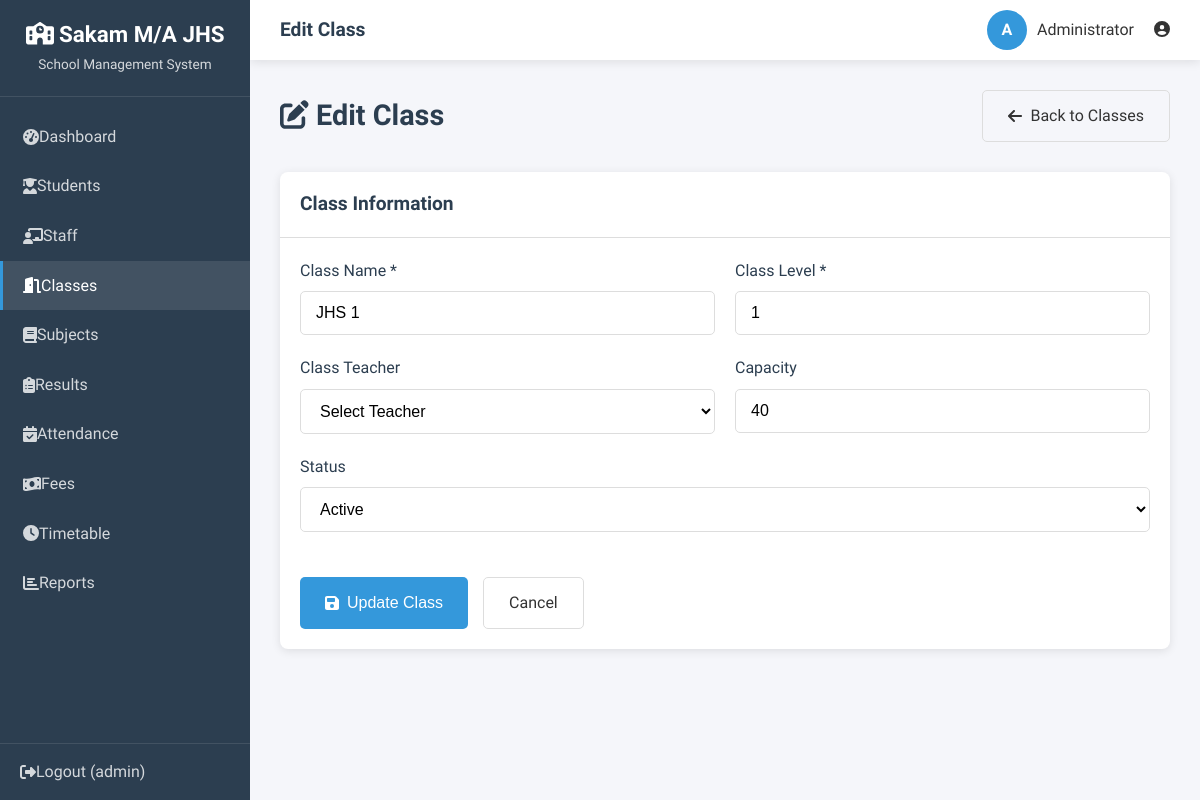
/admin/edit_class.php?id=1 (signed in), run on the app's committed database.
### tables this page shows
CREATE TABLE IF NOT EXISTS classes (
    id INT AUTO_INCREMENT PRIMARY KEY,
    class_name VARCHAR(50) NOT NULL UNIQUE,
    class_level INT NOT NULL,
    teacher_id INT,
    capacity INT DEFAULT 40,
    status ENUM('Active','Inactive') DEFAULT 'Active',
    created_at TIMESTAMP DEFAULT CURRENT_TIMESTAMP,
    FOREIGN KEY (teacher_id) REFERENCES teachers(id) ON DELETE SET NULL
);

### includes/db.php (called while the page is built, shortened)
<?php
require_once dirname(__DIR__) . '/config.php';
function getDB() {
    static $db = null;
    if ($db === null) {
        $db = new mysqli(DB_HOST, DB_USER, DB_PASS, DB_NAME);
        $db->set_charset("utf8mb4");
    }
    return $db;
}
function executeQuery($sql, $params = []) {
    $db = getDB();
    $stmt = $db->prepare($sql);
    if (!empty($params)) {
        $types = str_repeat('s', count($params));
        $stmt->bind_param($types, ...$params);
    }
    $stmt->execute();
    return $stmt;
}
function fetchOne($sql, $params = []) {
    $stmt = executeQuery($sql, $params);
    $result = $stmt->get_result();
    $row = $result->fetch_assoc();
    return $row;
}

### config.php (called while the page is built, shortened)
<?php
function escapeHTML($input) {
    return htmlspecialchars($input, ENT_QUOTES, 'UTF-8');
}

### admin/edit_class.php (the view, shortened to what this page needs)
<?php
$classId = isset($_GET['id']) ? (int)$_GET['id'] : 0;
$class = fetchOne("SELECT * FROM classes WHERE id = ?", [$classId]);
include '../includes/header.php';
?>
<div class="page-header">
    <h1><i class="fas fa-edit"></i> Edit Class</h1>
    <a href="classes.php" class="btn btn-outline">
        <i class="fas fa-arrow-left"></i> Back to Classes
    </a>
</div>
<div class="card">
    <div class="card-header">
        <h3>Class Information</h3>
    </div>
    <div class="card-body">
        <form method="POST" action="" data-validate>
            <div class="form-row">
                <div class="form-group">
                    <label for="class_name">Class Name *</label>
                    <input type="text" id="class_name" name="class_name" class="form-control"
                           value="<?php echo escapeHTML($class['class_name']); ?>" required>
                </div>
                <div class="form-group">
                    <label for="class_level">Class Level *</label>
                    <input type="number" id="class_level" name="class_level" class="form-control"
                           value="<?php echo $class['class_level']; ?>" min="1" max="12" required>
                </div>
            </div>
            <div class="form-row">
                <div class="form-group">
                    <label for="teacher_id">Class Teacher</label>
                    <select id="teacher_id" name="teacher_id" class="form-control">
                        <option value="">Select Teacher</option>
                    </select>
                </div>
                <div class="form-group">
                    <label for="capacity">Capacity</label>
                    <input type="number" id="capacity" name="capacity" class="form-control"
                           value="<?php echo $class['capacity']; ?>" min="1" max="100">
                </div>
            </div>
            <div class="form-row">
                <div class="form-group">
                    <label for="status">Status</label>
                    <select id="status" name="status" class="form-control">
                        <option value="Active" <?php echo $class['status'] === 'Active' ? 'selected' : ''; ?>>Active</option>
                    </select>
                </div>
            </div>
            <div class="form-actions">
                <button type="submit" class="btn btn-primary">
                    <i class="fas fa-save"></i> Update Class
                </button>
                <a href="classes.php" class="btn btn-outline">
                    Cancel
                </a>
            </div>
        </form>
    </div>
</div>
<?php
include '../includes/footer.php';
?>

### css/style.css (style rules this page uses)
:root { --primary-color: #2c3e50; --secondary-color: #3498db; --accent-color: #e74c3c; --success-color: #27ae60; --warning-color: #f39c12; --danger-color: #c0392b; --light-color: #ecf0f1; --dark-color: #2c3e50; --text-color: #333; --text-muted: #7f8c8d; --border-color: #ddd; --shadow: 0 2px 10px rgba(0, 0, 0, 0.1); --transition: all 0.3s ease; --sidebar-width: 250px; --header-height: 60px; }
* { margin: 0; padding: 0; box-sizing: border-box; }
html { font-size: 16px; scroll-behavior: smooth; }
body { font-family: 'Segoe UI', Tahoma, Geneva, Verdana, sans-serif; line-height: 1.6; color: var(--text-color); background-color: #f5f6fa; min-height: 100vh; }
a { text-decoration: none; color: inherit; }
h1, h2, h3, h4, h5, h6 { font-weight: 600; line-height: 1.3; color: var(--dark-color); }
.page-header { display: flex; justify-content: space-between; align-items: center; margin-bottom: 30px; }
.page-header h1 { font-size: 1.8rem; }
.card { background: white; border-radius: 8px; box-shadow: var(--shadow); overflow: hidden; margin-bottom: 25px; }
.card-header { padding: 20px; border-bottom: 1px solid var(--border-color); display: flex; justify-content: space-between; align-items: center; }
.card-header h3 { font-size: 1.2rem; }
.card-body { padding: 20px; }
.form-group { margin-bottom: 20px; }
.form-group label { display: block; margin-bottom: 8px; font-weight: 500; color: var(--dark-color); }
.form-control { width: 100%; padding: 12px 15px; border: 1px solid var(--border-color); border-radius: 5px; font-size: 1rem; transition: var(--transition); background: white; }
select.form-control { cursor: pointer; }
.form-row { display: grid; grid-template-columns: repeat(auto-fit, minmax(250px, 1fr)); gap: 20px; }
.form-actions { display: flex; gap: 15px; margin-top: 25px; }
.btn { display: inline-flex; align-items: center; justify-content: center; gap: 8px; padding: 12px 25px; border: none; border-radius: 5px; font-size: 1rem; font-weight: 500; cursor: pointer; transition: var(--transition); }
.btn-primary { background: var(--secondary-color); color: white; }
.btn-outline { background: transparent; border: 1px solid var(--border-color); color: var(--text-color); }

### data on the page
classes: class_name "JHS 1", class_level "1", capacity "40", status "Active"

### other printed values
SITE_NAME "Sakam M/A JHS"
escapeHTML($userName) "admin"
$pageTitle "Edit Class"
substr($fullName, 0, 1) "A"
escapeHTML($fullName) "Administrator"
